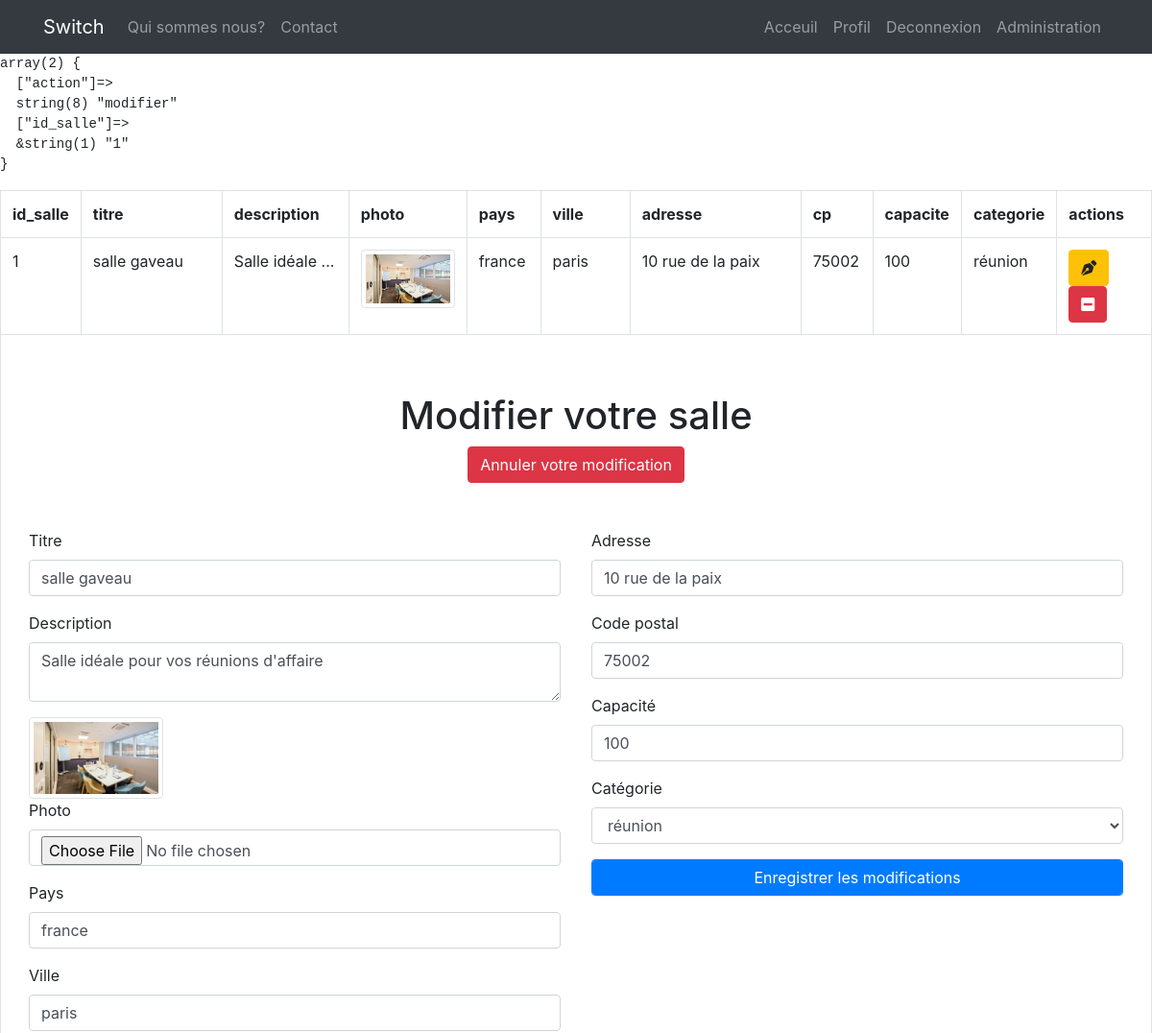
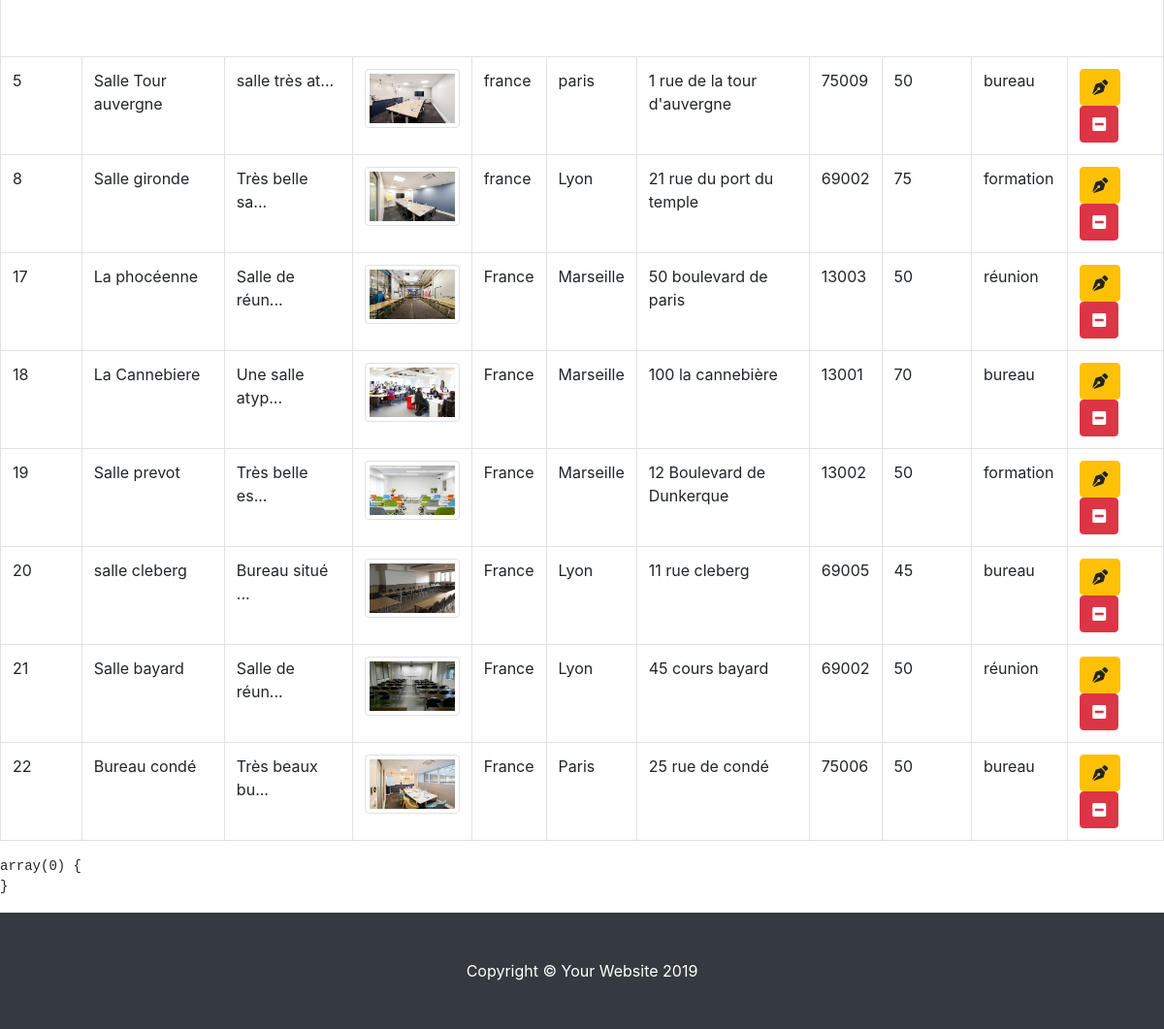
The app's page /admin/gestion_salle.php?action=modifier&id_salle=1 (signed in) with its own data (2 pictures, top to bottom).
### tables this page shows
CREATE TABLE IF NOT EXISTS `salle` (
  `id_salle` int(3) NOT NULL AUTO_INCREMENT,
  `titre` varchar(200) NOT NULL,
  `description` text NOT NULL,
  `photo` varchar(200) NOT NULL,
  `pays` varchar(20) NOT NULL,
  `ville` varchar(20) NOT NULL,
  `adresse` varchar(50) NOT NULL,
  `cp` int(5) NOT NULL,
  `capacite` int(3) NOT NULL,
  `categorie` enum('réunion','bureau','formation') NOT NULL,
  PRIMARY KEY (`id_salle`)
);

### admin/gestion_salle.php (the view, shortened to what this page needs)
<?php
include '../inc/init.inc.php';
include '../inc/fonction.inc.php';
$titre ='';
$description ='';
$pays ='';
$ville = '';
$adresse = '';
$cp = '';
$capacite = '';
$categorie = '';
if(isset($_GET['action']) && $_GET['action'] == 'modifier' && !empty($_GET['id_salle'])) {
    $infos_salle = $pdo->prepare("SELECT * FROM salle WHERE id_salle = :id_salle");
    $infos_salle->bindParam(":id_salle", $_GET['id_salle'], PDO::PARAM_STR);
    $infos_salle->execute();
    if($infos_salle->rowCount() > 0){
        $_salle_actuelle = $infos_salle->fetch(PDO::FETCH_ASSOC);
        $titre =$_salle_actuelle['titre'];
        $description =$_salle_actuelle['description'];
        $pays =$_salle_actuelle['pays'];
        $ville = $_salle_actuelle['ville'];
        $adresse = $_salle_actuelle['adresse'];
        $cp = $_salle_actuelle['cp'];
        $capacite = $_salle_actuelle['capacite'];
        $categorie = $_salle_actuelle['categorie'];
        $photo_actuelle = $_salle_actuelle['photo'];
    }
}
include '../inc/header.inc.php';
include '../inc/nav.inc.php';
$liste_salle = $pdo->query("SELECT * FROM salle");
echo '<div class="table-responsive">';
echo '<table class="table table-bordered">';
echo '<tr>';
echo '<th>id_salle</th>';
echo '<th>titre</th>';
echo '<th>description</th>';
echo '<th>photo</th>';
echo '<th>pays</th>';
echo '<th>ville</th>';
echo '<th>adresse</th>';
echo '<th>cp</th>';
echo '<th>capacite</th>';
echo '<th>categorie</th>';
echo '<th>actions</th>';
echo '</tr>';
while($salle = $liste_salle->fetch(PDO::FETCH_ASSOC)) {
    echo'<tr>';
    echo '<td>'. $salle['id_salle'] . '</td>';
    echo '<td>'. $salle['titre'] . '</td>';
    echo '<td>'. substr($salle['description'],0 ,14) . '...</td>';
    echo '<td><img src="'. URL . 'img/' . $salle['photo'] . '" class="img-thumbnail" width="140"></td>';
    echo '<td>'. $salle['pays'] . '</td>';
    echo '<td>'. $salle['ville'] . '</td>';
    echo '<td>'. $salle['adresse'] . '</td>';
    echo '<td>'. $salle['cp'] . '</td>';
    echo '<td>'. $salle['capacite'] . '</td>';
    echo '<td>'. $salle['categorie'] . '</td>';
    echo '<td>
              <a href="?action=modifier&id_salle='. $salle['id_salle'] . '" class="btn btn-warning"><i class="fas fa-pen-nib"></i></a>
              <a href="?action=supprimer&id_salle='. $salle['id_salle'] . '" class="btn btn-danger" onclick="return(confirm(\'Etes-vous sûr ?\'))"><i class="fas fa-minus-square"></i></a>
          </td>';
    echo'</tr>';
    echo '</div>';
    if(isset($_GET['action']) && $_GET['action'] == 'modifier' && isset($_GET['id_salle']) && $_GET['id_salle'] == $salle['id_salle']){
        ?>
        <tr>
            <td colspan="11">
                <form action="?action=enregistrer" method="POST" enctype="multipart/form-data">
                    <h1 class="text-center pt-5">Modifier votre salle</h1>
                    <p class="text-center"><a href="?action=annuler" class="btn btn-danger">Annuler votre modification</a></p>
                    <div class="row p-3">
                        <div class="col-6 p-3">
                            <div class="form-group">
                                <label for="titre">Titre</label>
                                <input type="text" id="titre" name="titre" value="<?php echo $titre; ?>" class="form-control">
                            </div>
                            <div class="form-group">
                                <label for="description">Description</label>
                                <textarea name="description" id="description" class="form-control"><?php echo $description; ?></textarea>
                            </div>
                            <?php
                            if (!empty($photo_actuelle)){
                                echo '<img src="'. URL . 'img/' . $photo_actuelle . '" class="img-thumbnail" width="140">';
                            }
                            ?>
                            <div class="form-group">
                                <label for="photo">Photo</label>
                                <input type="file" name="photo" id="photo" value="<?php echo $photo_actuelle; ?>" class="form-control">
                            </div>
                            <div class="form-group">
                                <label for="pays">Pays</label>
                                <input type="text" id="pays" name="pays" value="<?php echo $pays; ?>" class="form-control">
                            </div>
                            <div class="form-group">
                                <label for="ville">Ville</label>
                                <input type="text" id="ville" name="ville" value="<?php echo $ville; ?>" class="form-control">
                            </div>
                        </div>
                        <div class="col-6 p-3">
                            <div class="form-group">
                                <label for="adresse">Adresse</label>
                                <input type="text" id="adresse" name="adresse" value="<?php echo $adresse; ?>" class="form-control">
                            </div>
                            <div class="form-group">
                                <label for="cp">Code postal</label>
                                <input type="number" id="cp" name="cp" value="<?php echo $cp; ?>" class="form-control">
                            </div>
                            <div class="form-group">
                                <label for="capacite">Capacité</label>
                                <input type="number" id="capacite" name="capacite" value="<?php echo $capacite; ?>" class="form-control">
                            </div>
                            <div class="form-group">
                                <label for="categorie">Catégorie</label>
                                <select name="categorie" id="categorie" class="form-control">
                                    <option <?php if($categorie == 'reunion') { echo 'selected';} ?> >réunion</option>
                                </select>
                            </div>
                            <div class="form-group">
                                <button type="submit" name="enregistrement" id="enregistrement"
                                   class="form-control btn btn-primary"> Enregistrer les modifications</button>
                            </div>
                        </div>
                    </div>
                </form>
            </td>
        </tr>
        <?php
    }
}
?>
<?php
include '../inc/footer.inc.php';

### css/style.css (style rules this page uses)
body { padding-top: 56px; }

### records on screen
salle: id_salle "1", titre "salle gaveau", description "Salle idéale", photo (picture), pays "france", ville "paris", adresse "10 rue de la paix", cp "75002", capacite "100", categorie "réunion", description "Salle idéale pour vos réunions d'affaire", id_salle "array(2) { [\"action\"]=> string(8) \"modifier\" [\"id_salle\"]=> &string(1) \"1\" }"
salle: id_salle "5", titre "Salle Tour auvergne", description "salle très at", photo (picture), pays "france", ville "paris", adresse "1 rue de la tour d'auvergne", cp "75009", capacite "50", categorie "bureau"
salle: id_salle "8", titre "Salle gironde", description "Très belle sa", photo (picture), pays "france", ville "Lyon", adresse "21 rue du port du temple", cp "69002", capacite "75", categorie "formation"
salle: id_salle "17", titre "La phocéenne", description "Salle de réun", photo (picture), pays "France", ville "Marseille", adresse "50 boulevard de paris", cp "13003", capacite "50", categorie "réunion"
salle: id_salle "18", titre "La Cannebiere", description "Une salle atyp", photo (picture), pays "France", ville "Marseille", adresse "100 la cannebière", cp "13001", capacite "70", categorie "bureau"
salle: id_salle "19", titre "Salle prevot", description "Très belle es", photo (picture), pays "France", ville "Marseille", adresse "12 Boulevard de Dunkerque", cp "13002", capacite "50", categorie "formation"
salle: id_salle "20", titre "salle cleberg", description "Bureau situé", photo (picture), pays "France", ville "Lyon", adresse "11 rue cleberg", cp "69005", capacite "45", categorie "bureau"
salle: id_salle "21", titre "Salle bayard", description "Salle de réun", photo (picture), pays "France", ville "Lyon", adresse "45 cours bayard", cp "69002", capacite "50", categorie "réunion"
salle: id_salle "22", titre "Bureau condé", description "Très beaux bu", photo (picture), pays "France", ville "Paris", adresse "25 rue de condé", cp "75006", capacite "50", categorie "bureau"
